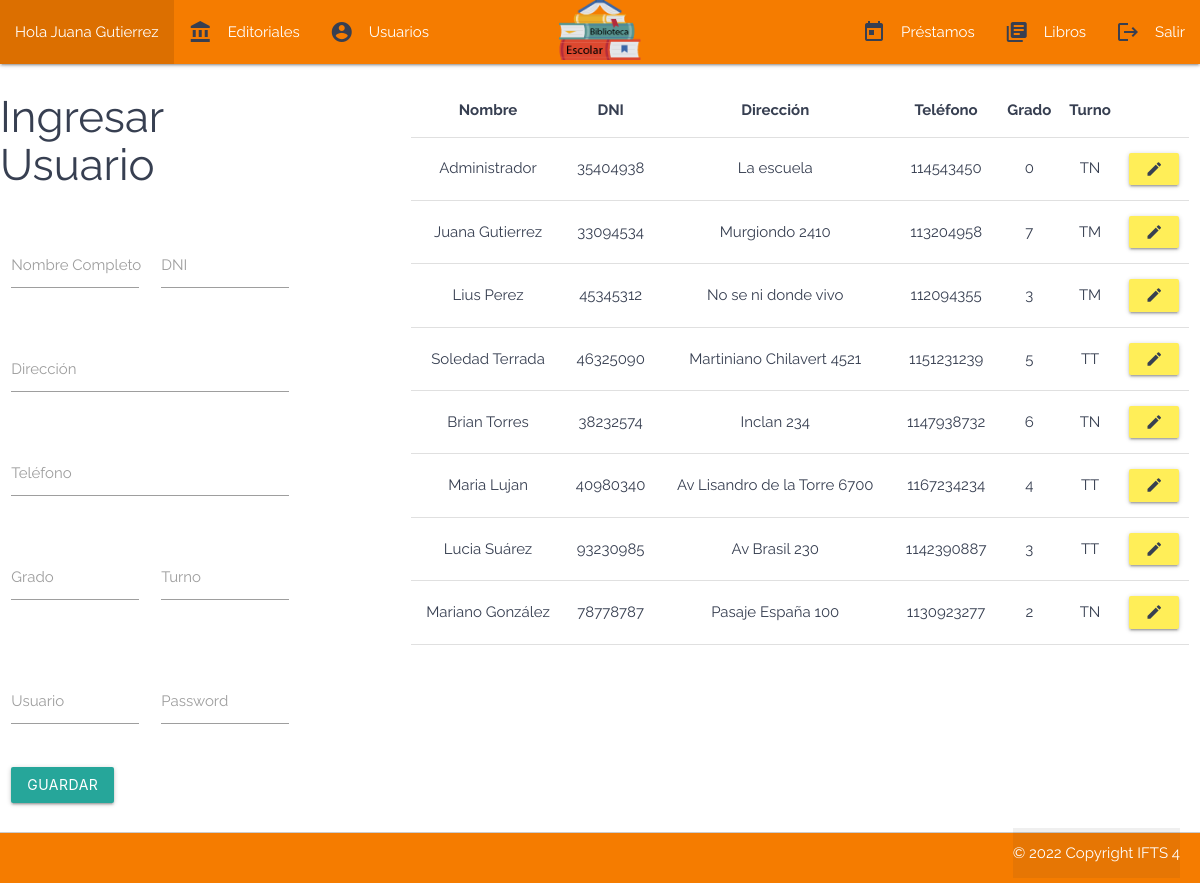
Page /views/user/profile.php (signed in) on the committed database.
### tables this page shows
CREATE TABLE `users` (
  `id_user` int(11) NOT NULL,
  `full_name` varchar(150) NOT NULL,
  `identification_document` varchar(10) NOT NULL,
  `address` varchar(150) NOT NULL,
  `phone` varchar(20) NOT NULL,
  `grade` int(2) DEFAULT NULL,
  `shift` enum('TM','TT','TN','') NOT NULL,
  `role` enum('docente','alumno','admin','') NOT NULL DEFAULT 'alumno',
  `user` varchar(50) NOT NULL,
  `password` varchar(250) NOT NULL,
  `id_book_rental` int(11) DEFAULT NULL
);

### views/user/profile.php (the view, shortened to what this page needs)
<?php
include('../../controllers/connection.php');
$id = $_SESSION["id_user"];
require_once "../partials/header_index.php";
require_once "../partials/navbar.php";
$query_user = "SELECT * FROM users WHERE id_user = $id";
$result_user = mysqli_query($mysqli, $query_user);
$query_users = "SELECT * FROM users";
$result_users = mysqli_query($mysqli, $query_users);
?>
<?php
if ($_SESSION['role'] != "alumno") { ?>
<div class="row">
    <div class="col m3">
        <div class="row">
            <h3>Ingresar Usuario</h3>
        </div>
        <div class="row">
            <form class="col s12" action="../../controllers/save/save_user.php" method="POST">
                <div class="row">
                    <div class="input-field col s6">
                        <input id="nombreCompleto" type="text" class="validate" name="full_name" />
                        <label for="nombreCompleto">Nombre Completo</label>
                    </div>
                    <div class="input-field col s6">
                        <input id="dni" type="text" class="validate" name="id_dni" />
                        <label for="dni">DNI</label>
                    </div>
                </div>
                <div class="row">
                    <div class="input-field col s12">
                        <input id="address" type="text" class="validate" name="address" />
                        <label for="address">Dirección</label>
                    </div>
                </div>
                <div class="row">
                    <div class="input-field col s12">
                        <input id="phone" type="text" class="validate" name="phone" />
                        <label for="phone">Teléfono</label>
                    </div>
                </div>
                <div class="row">
                    <div class="input-field col s6">
                        <input id="grade" type="text" class="validate" name="grade" />
                        <label for="grade">Grado</label>
                    </div>
                    <div class="input-field col s6">
                        <label for="shift">Turno</label>
                        <input id="shift" type="text" class="validate" name="shift" />
                    </div>
                </div>
                <div class="row">
                    <div class="input-field col s6">
                        <label for="user">Usuario</label>
                        <input id="user" type="text" class="validate" name="user" />
                    </div>
                    <div class="input-field col s6">
                        <label for="password">Password</label>
                        <input id="password" type="password" class="validate" name="password" />
                    </div>
                </div>
                <input type="submit" id="btnGuardar" class="btn" value="Guardar" name="btnSave" />
            </form>
        </div>
    </div>
    <div class="col m1"></div>
    <div class="col m8 s4 m7" id="contenedor">
        <table class="responsive-table centered" id="tabla">
            <thead>
                <tr>
                    <th>Nombre</th>
                    <th>DNI</th>
                    <th>Dirección</th>
                    <th>Teléfono</th>
                    <th>Grado</th>
                    <th>Turno</th>
                    <th></th>
                </tr>
            </thead>
            <tbody id="table-body">
                <?php foreach ($result_users as $key => $value) { ?>
                <tr>
                    <td>
                        <?php echo $value['full_name'] ?>
                    </td>
                    <td>
                        <?php echo $value['identification_document'] ?>
                    </td>
                    <td>
                        <?php echo $value['address'] ?>
                    </td>
                    <td>
                        <?php echo $value['phone'] ?>
                    </td>
                    <td>
                        <?php echo $value['grade'] ?>
                    </td>
                    <td>
                        <?php echo $value['shift'] ?>
                    </td>
                    <?php if ($_SESSION['role'] != "alumno") { ?>
                    <td>
                        <a href="#modalEdit<?php echo $value['id_user']; ?>" id=<?php echo $value['id_user'] ?>
                            class="btn btn-small yellow lighten-1 modal-trigger" name="btnEditar">
                            <i class="material-icons">edit</i>
                        </a>
                    </td>
                    <?php } ?>
                </tr>
                <?php } ?>
            </tbody>
        </table>
    </div>
</div>
</div>
<?php } ?>
<?php
require_once "../partials/footer_index.php";
?>

### public/css/styles.css (style rules this page uses)
* { margin: 0; padding: 0; box-sizing: border-box; font-family: 'Raleway', sans-serif; text-decoration: none; color: #373F51; list-style: none; }

### rows in the picture
users: full_name "Administrador", identification_document "35404938", address "La escuela", phone "114543450", grade "0", shift "TN"
users: full_name "Juana Gutierrez", identification_document "33094534", address "Murgiondo 2410", phone "113204958", grade "7", shift "TM"
users: full_name "Lius Perez", identification_document "45345312", address "No se ni donde vivo", phone "112094355", grade "3", shift "TM"
users: full_name "Soledad Terrada", identification_document "46325090", address "Martiniano Chilavert 4521", phone "1151231239", grade "5", shift "TT"
users: full_name "Brian Torres", identification_document "38232574", address "Inclan 234", phone "1147938732", grade "6", shift "TN"
users: full_name "Maria Lujan", identification_document "40980340", address "Av Lisandro de la Torre 6700", phone "1167234234", grade "4", shift "TT"
users: full_name "Lucia Suárez", identification_document "93230985", address "Av Brasil 230", phone "1142390887", grade "3", shift "TT"
users: full_name "Mariano González", identification_document "78778787", address "Pasaje España 100", phone "1130923277", grade "2", shift "TN"

### other values in the picture
$_SESSION['full_name'] "Juana Gutierrez"
